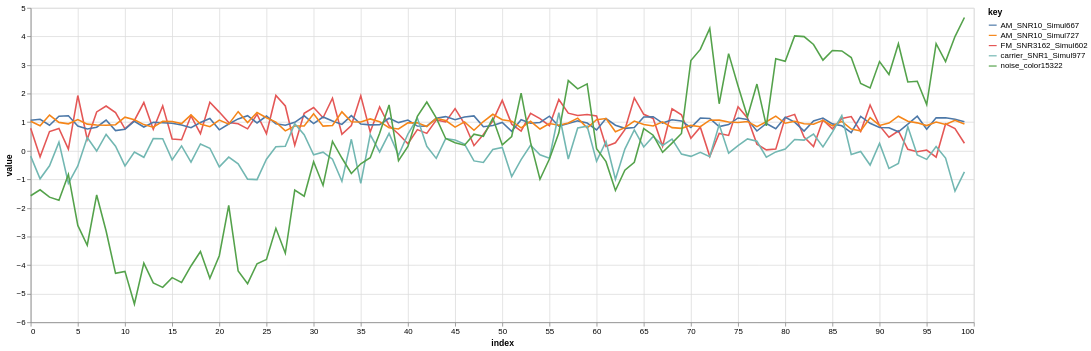

This figure's notebook cell:
### Code cell
trapallada.plot.signals_dataset(ds, n_signals=5, n_samples=100)

### Figure 1 — Vega-Lite specification as saved in the notebook (floating-point values rounded to 4 significant figures)
{"config": {"view": {"continuousWidth": 300, "continuousHeight": 300}}, "data": {"name": "data-6ce7c64738845ec14b18dfba924abc1b"}, "mark": {"type": "line"}, "encoding": {"color": {"field": "key", "type": "nominal"}, "x": {"field": "index", "type": "quantitative"}, "y": {"field": "value", "type": "quantitative"}}, "height": 400, "transform": [{"fold": ["FM_SNR3162_Simul602", "AM_SNR10_Simul667", "AM_SNR10_Simul727", "carrier_SNR1_Simul977", "noise_color15322"]}], "width": 1200, "$schema": "https://vega.github.io/schema/vega-lite/v5.8.0.json", "datasets": {"data-6ce7c64738845ec14b18dfba924abc1b": [{"index": 0, "FM_SNR3162_Simul602": 0.7851, "AM_SNR10_Simul667": 1.066, "AM_SNR10_Simul727": 1.032, "carrier_SNR1_Simul977": -0.1881, "noise_color15322": -1.573}, {"index": 1, "FM_SNR3162_Simul602": -0.2126, "AM_SNR10_Simul667": 1.1, "AM_SNR10_Simul727": 0.8766, "carrier_SNR1_Simul977": -0.981, "noise_color15322": -1.366}, {"index": 2, "FM_SNR3162_Simul602": 0.6716, "AM_SNR10_Simul667": 0.893, "AM_SNR10_Simul727": 1.248, "carrier_SNR1_Simul977": -0.5252, "noise_color15322": -1.623}, {"index": 3, "FM_SNR3162_Simul602": 0.7793, "AM_SNR10_Simul667": 1.208, "AM_SNR10_Simul727": 0.9926, "carrier_SNR1_Simul977": 0.3027, "noise_color15322": -1.729}, {"index": 4, "FM_SNR3162_Simul602": 0.0567, "AM_SNR10_Simul667": 1.225, "AM_SNR10_Simul727": 0.9428, "carrier_SNR1_Simul977": -1.138, "noise_color15322": -0.8277}, {"index": 5, "FM_SNR3162_Simul602": 1.933, "AM_SNR10_Simul667": 0.8681, "AM_SNR10_Simul727": 1.093, "carrier_SNR1_Simul977": -0.5301, "noise_color15322": -2.613}, {"index": 6, "FM_SNR3162_Simul602": 0.4042, "AM_SNR10_Simul667": 0.7605, "AM_SNR10_Simul727": 0.9327, "carrier_SNR1_Simul977": 0.4618, "noise_color15322": -3.305}, {"index": 7, "FM_SNR3162_Simul602": 1.358, "AM_SNR10_Simul667": 0.8254, "AM_SNR10_Simul727": 0.8991, "carrier_SNR1_Simul977": -0.008596, "noise_color15322": -1.547}, {"index": 8, "FM_SNR3162_Simul602": 1.567, "AM_SNR10_Simul667": 1.074, "AM_SNR10_Simul727": 0.8927, "carrier_SNR1_Simul977": 0.5723, "noise_color15322": -2.806}, {"index": 9, "FM_SNR3162_Simul602": 1.334, "AM_SNR10_Simul667": 0.7055, "AM_SNR10_Simul727": 0.9117, "carrier_SNR1_Simul977": 0.1615, "noise_color15322": -4.289}, {"index": 10, "FM_SNR3162_Simul602": 0.7694, "AM_SNR10_Simul667": 0.7552, "AM_SNR10_Simul727": 1.177, "carrier_SNR1_Simul977": -0.5267, "noise_color15322": -4.22}, {"index": 11, "FM_SNR3162_Simul602": 1.06, "AM_SNR10_Simul667": 1.033, "AM_SNR10_Simul727": 1.086, "carrier_SNR1_Simul977": -0.04662, "noise_color15322": -5.362}, {"index": 12, "FM_SNR3162_Simul602": 1.688, "AM_SNR10_Simul667": 0.8308, "AM_SNR10_Simul727": 0.9158, "carrier_SNR1_Simul977": -0.2284, "noise_color15322": -3.929}, {"index": 13, "FM_SNR3162_Simul602": 0.7503, "AM_SNR10_Simul667": 0.9962, "AM_SNR10_Simul727": 0.8233, "carrier_SNR1_Simul977": 0.4246, "noise_color15322": -4.621}, {"index": 14, "FM_SNR3162_Simul602": 1.57, "AM_SNR10_Simul667": 0.9781, "AM_SNR10_Simul727": 1.028, "carrier_SNR1_Simul977": 0.42, "noise_color15322": -4.779}, {"index": 15, "FM_SNR3162_Simul602": 0.4115, "AM_SNR10_Simul667": 0.965, "AM_SNR10_Simul727": 1.024, "carrier_SNR1_Simul977": -0.317, "noise_color15322": -4.438}, {"index": 16, "FM_SNR3162_Simul602": 0.3882, "AM_SNR10_Simul667": 0.9027, "AM_SNR10_Simul727": 0.9496, "carrier_SNR1_Simul977": 0.1695, "noise_color15322": -4.606}, {"index": 17, "FM_SNR3162_Simul602": 1.223, "AM_SNR10_Simul667": 0.8079, "AM_SNR10_Simul727": 1.256, "carrier_SNR1_Simul977": -0.3999, "noise_color15322": -4.031}, {"index": 18, "FM_SNR3162_Simul602": 0.6001, "AM_SNR10_Simul667": 0.9874, "AM_SNR10_Simul727": 0.9356, "carrier_SNR1_Simul977": 0.2396, "noise_color15322": -3.524}, {"index": 19, "FM_SNR3162_Simul602": 1.697, "AM_SNR10_Simul667": 1.129, "AM_SNR10_Simul727": 0.8438, "carrier_SNR1_Simul977": 0.0878, "noise_color15322": -4.464}, {"index": 20, "FM_SNR3162_Simul602": 1.353, "AM_SNR10_Simul667": 0.732, "AM_SNR10_Simul727": 1.072, "carrier_SNR1_Simul977": -0.5613, "noise_color15322": -3.671}, {"index": 21, "FM_SNR3162_Simul602": 0.9853, "AM_SNR10_Simul667": 0.9351, "AM_SNR10_Simul727": 0.9314, "carrier_SNR1_Simul977": -0.2211, "noise_color15322": -1.91}, {"index": 22, "FM_SNR3162_Simul602": 0.9421, "AM_SNR10_Simul667": 1.114, "AM_SNR10_Simul727": 1.369, "carrier_SNR1_Simul977": -0.4537, "noise_color15322": -4.209}, {"index": 23, "FM_SNR3162_Simul602": 0.7672, "AM_SNR10_Simul667": 1.226, "AM_SNR10_Simul727": 0.9875, "carrier_SNR1_Simul977": -0.9927, "noise_color15322": -4.648}, {"index": 24, "FM_SNR3162_Simul602": 1.277, "AM_SNR10_Simul667": 0.9752, "AM_SNR10_Simul727": 1.339, "carrier_SNR1_Simul977": -1.009, "noise_color15322": -3.954}, {"index": 25, "FM_SNR3162_Simul602": 0.5973, "AM_SNR10_Simul667": 1.215, "AM_SNR10_Simul727": 1.155, "carrier_SNR1_Simul977": -0.2952, "noise_color15322": -3.804}, {"index": 26, "FM_SNR3162_Simul602": 1.936, "AM_SNR10_Simul667": 0.9441, "AM_SNR10_Simul727": 1.003, "carrier_SNR1_Simul977": 0.1375, "noise_color15322": -2.714}, {"index": 27, "FM_SNR3162_Simul602": 1.567, "AM_SNR10_Simul667": 0.8935, "AM_SNR10_Simul727": 0.6952, "carrier_SNR1_Simul977": 0.1576, "noise_color15322": -3.586}, {"index": 28, "FM_SNR3162_Simul602": 0.1977, "AM_SNR10_Simul667": 0.9949, "AM_SNR10_Simul727": 0.8667, "carrier_SNR1_Simul977": 0.9473, "noise_color15322": -1.378}, {"index": 29, "FM_SNR3162_Simul602": 1.308, "AM_SNR10_Simul667": 1.224, "AM_SNR10_Simul727": 0.8662, "carrier_SNR1_Simul977": 0.5599, "noise_color15322": -1.588}, {"index": 30, "FM_SNR3162_Simul602": 1.511, "AM_SNR10_Simul667": 0.951, "AM_SNR10_Simul727": 1.292, "carrier_SNR1_Simul977": -0.1385, "noise_color15322": -0.3864}, {"index": 31, "FM_SNR3162_Simul602": 1.156, "AM_SNR10_Simul667": 1.181, "AM_SNR10_Simul727": 0.8626, "carrier_SNR1_Simul977": -0.04929, "noise_color15322": -1.213}, {"index": 32, "FM_SNR3162_Simul602": 1.84, "AM_SNR10_Simul667": 1.041, "AM_SNR10_Simul727": 0.8854, "carrier_SNR1_Simul977": -0.2952, "noise_color15322": 0.3279}, {"index": 33, "FM_SNR3162_Simul602": 0.5765, "AM_SNR10_Simul667": 0.9209, "AM_SNR10_Simul727": 1.361, "carrier_SNR1_Simul977": -1.068, "noise_color15322": -0.254}, {"index": 34, "FM_SNR3162_Simul602": 0.8841, "AM_SNR10_Simul667": 1.231, "AM_SNR10_Simul727": 1.012, "carrier_SNR1_Simul977": 0.4016, "noise_color15322": -0.7941}, {"index": 35, "FM_SNR3162_Simul602": 1.922, "AM_SNR10_Simul667": 0.9345, "AM_SNR10_Simul727": 1.007, "carrier_SNR1_Simul977": -1.139, "noise_color15322": -0.456}, {"index": 36, "FM_SNR3162_Simul602": 0.6564, "AM_SNR10_Simul667": 0.9061, "AM_SNR10_Simul727": 1.114, "carrier_SNR1_Simul977": 0.5672, "noise_color15322": -0.2435}, {"index": 37, "FM_SNR3162_Simul602": 1.532, "AM_SNR10_Simul667": 0.9106, "AM_SNR10_Simul727": 1.017, "carrier_SNR1_Simul977": -0.04115, "noise_color15322": 0.6096}, {"index": 38, "FM_SNR3162_Simul602": 0.8796, "AM_SNR10_Simul667": 1.137, "AM_SNR10_Simul727": 0.8085, "carrier_SNR1_Simul977": 0.6095, "noise_color15322": 1.603}, {"index": 39, "FM_SNR3162_Simul602": 0.5885, "AM_SNR10_Simul667": 0.9857, "AM_SNR10_Simul727": 0.7645, "carrier_SNR1_Simul977": -0.1601, "noise_color15322": -0.3493}, {"index": 40, "FM_SNR3162_Simul602": 0.2441, "AM_SNR10_Simul667": 1.075, "AM_SNR10_Simul727": 0.9808, "carrier_SNR1_Simul977": 0.5852, "noise_color15322": 0.1527}, {"index": 41, "FM_SNR3162_Simul602": 0.7408, "AM_SNR10_Simul667": 0.865, "AM_SNR10_Simul727": 0.9754, "carrier_SNR1_Simul977": 1.145, "noise_color15322": 1.205}, {"index": 42, "FM_SNR3162_Simul602": 0.6078, "AM_SNR10_Simul667": 0.8609, "AM_SNR10_Simul727": 0.8461, "carrier_SNR1_Simul977": 0.1562, "noise_color15322": 1.704}, {"index": 43, "FM_SNR3162_Simul602": 1.076, "AM_SNR10_Simul667": 1.137, "AM_SNR10_Simul727": 1.136, "carrier_SNR1_Simul977": -0.2661, "noise_color15322": 1.148}, {"index": 44, "FM_SNR3162_Simul602": 1.01, "AM_SNR10_Simul667": 1.195, "AM_SNR10_Simul727": 1.058, "carrier_SNR1_Simul977": 0.4262, "noise_color15322": 0.4293}, {"index": 45, "FM_SNR3162_Simul602": 1.473, "AM_SNR10_Simul667": 1.087, "AM_SNR10_Simul727": 0.8292, "carrier_SNR1_Simul977": 0.3761, "noise_color15322": 0.2787}, {"index": 46, "FM_SNR3162_Simul602": 0.9443, "AM_SNR10_Simul667": 1.181, "AM_SNR10_Simul727": 1.01, "carrier_SNR1_Simul977": 0.2345, "noise_color15322": 0.1942}, {"index": 47, "FM_SNR3162_Simul602": 0.1797, "AM_SNR10_Simul667": 1.22, "AM_SNR10_Simul727": 0.7181, "carrier_SNR1_Simul977": -0.3545, "noise_color15322": 0.5793}, {"index": 48, "FM_SNR3162_Simul602": 0.5728, "AM_SNR10_Simul667": 0.8404, "AM_SNR10_Simul727": 1.023, "carrier_SNR1_Simul977": -0.407, "noise_color15322": 0.5044}, {"index": 49, "FM_SNR3162_Simul602": 1.045, "AM_SNR10_Simul667": 0.8817, "AM_SNR10_Simul727": 1.277, "carrier_SNR1_Simul977": 0.04439, "noise_color15322": 1.14}, {"index": 50, "FM_SNR3162_Simul602": 1.764, "AM_SNR10_Simul667": 0.9929, "AM_SNR10_Simul727": 1.088, "carrier_SNR1_Simul977": 0.1172, "noise_color15322": 0.2042}, {"index": 51, "FM_SNR3162_Simul602": 0.9318, "AM_SNR10_Simul667": 0.6797, "AM_SNR10_Simul727": 1.036, "carrier_SNR1_Simul977": -0.9037, "noise_color15322": 0.4999}, {"index": 52, "FM_SNR3162_Simul602": 0.6889, "AM_SNR10_Simul667": 1.088, "AM_SNR10_Simul727": 0.7999, "carrier_SNR1_Simul977": -0.3087, "noise_color15322": 2.016}, {"index": 53, "FM_SNR3162_Simul602": 1.311, "AM_SNR10_Simul667": 0.9616, "AM_SNR10_Simul727": 1.029, "carrier_SNR1_Simul977": 0.1948, "noise_color15322": 0.2929}, {"index": 54, "FM_SNR3162_Simul602": 1.127, "AM_SNR10_Simul667": 0.992, "AM_SNR10_Simul727": 0.7606, "carrier_SNR1_Simul977": -0.1376, "noise_color15322": -0.9952}, {"index": 55, "FM_SNR3162_Simul602": 0.8788, "AM_SNR10_Simul667": 1.211, "AM_SNR10_Simul727": 0.9538, "carrier_SNR1_Simul977": -0.2579, "noise_color15322": -0.2883}, {"index": 56, "FM_SNR3162_Simul602": 1.796, "AM_SNR10_Simul667": 0.8592, "AM_SNR10_Simul727": 0.8961, "carrier_SNR1_Simul977": 1.331, "noise_color15322": 0.6281}, {"index": 57, "FM_SNR3162_Simul602": 1.316, "AM_SNR10_Simul667": 0.9529, "AM_SNR10_Simul727": 0.9732, "carrier_SNR1_Simul977": -0.2876, "noise_color15322": 2.455}, {"index": 58, "FM_SNR3162_Simul602": 1.233, "AM_SNR10_Simul667": 1.046, "AM_SNR10_Simul727": 1.143, "carrier_SNR1_Simul977": 0.7975, "noise_color15322": 2.167}, {"index": 59, "FM_SNR3162_Simul602": 1.268, "AM_SNR10_Simul667": 0.9698, "AM_SNR10_Simul727": 0.8009, "carrier_SNR1_Simul977": 0.8593, "noise_color15322": 2.339}, {"index": 60, "FM_SNR3162_Simul602": 1.218, "AM_SNR10_Simul667": 0.7267, "AM_SNR10_Simul727": 1.085, "carrier_SNR1_Simul977": -0.3654, "noise_color15322": 0.06962}, {"index": 61, "FM_SNR3162_Simul602": 0.1537, "AM_SNR10_Simul667": 1.129, "AM_SNR10_Simul727": 1.126, "carrier_SNR1_Simul977": 0.3246, "noise_color15322": -0.381}, {"index": 62, "FM_SNR3162_Simul602": 0.2797, "AM_SNR10_Simul667": 0.8925, "AM_SNR10_Simul727": 0.6678, "carrier_SNR1_Simul977": -0.9967, "noise_color15322": -1.389}, {"index": 63, "FM_SNR3162_Simul602": 0.74, "AM_SNR10_Simul667": 0.7847, "AM_SNR10_Simul727": 0.8084, "carrier_SNR1_Simul977": 0.0577, "noise_color15322": -0.6784}, {"index": 64, "FM_SNR3162_Simul602": 1.847, "AM_SNR10_Simul667": 0.8107, "AM_SNR10_Simul727": 1.041, "carrier_SNR1_Simul977": 0.7286, "noise_color15322": -0.4044}, {"index": 65, "FM_SNR3162_Simul602": 1.274, "AM_SNR10_Simul667": 1.181, "AM_SNR10_Simul727": 0.9171, "carrier_SNR1_Simul977": 0.1348, "noise_color15322": 0.7772}, {"index": 66, "FM_SNR3162_Simul602": 1.132, "AM_SNR10_Simul667": 1.192, "AM_SNR10_Simul727": 0.8678, "carrier_SNR1_Simul977": 0.4999, "noise_color15322": 0.5459}, {"index": 67, "FM_SNR3162_Simul602": 0.1608, "AM_SNR10_Simul667": 0.9693, "AM_SNR10_Simul727": 1.01, "carrier_SNR1_Simul977": 0.1857, "noise_color15322": -0.05362}, {"index": 68, "FM_SNR3162_Simul602": 1.469, "AM_SNR10_Simul667": 1.085, "AM_SNR10_Simul727": 0.809, "carrier_SNR1_Simul977": 0.4087, "noise_color15322": 0.2686}, {"index": 69, "FM_SNR3162_Simul602": 1.26, "AM_SNR10_Simul667": 1.044, "AM_SNR10_Simul727": 0.7847, "carrier_SNR1_Simul977": -0.1174, "noise_color15322": 0.605}, {"index": 70, "FM_SNR3162_Simul602": 0.4362, "AM_SNR10_Simul667": 0.8125, "AM_SNR10_Simul727": 0.8888, "carrier_SNR1_Simul977": -0.1961, "noise_color15322": 3.158}, {"index": 71, "FM_SNR3162_Simul602": 0.8244, "AM_SNR10_Simul667": 1.143, "AM_SNR10_Simul727": 0.8416, "carrier_SNR1_Simul977": -0.05292, "noise_color15322": 3.546}, {"index": 72, "FM_SNR3162_Simul602": -0.1953, "AM_SNR10_Simul667": 1.13, "AM_SNR10_Simul727": 1.071, "carrier_SNR1_Simul977": -0.2078, "noise_color15322": 4.28}, {"index": 73, "FM_SNR3162_Simul602": 0.6066, "AM_SNR10_Simul667": 0.8471, "AM_SNR10_Simul727": 1.071, "carrier_SNR1_Simul977": 0.9171, "noise_color15322": 1.645}, {"index": 74, "FM_SNR3162_Simul602": 0.5363, "AM_SNR10_Simul667": 0.9159, "AM_SNR10_Simul727": 1.003, "carrier_SNR1_Simul977": -0.08467, "noise_color15322": 3.4}, {"index": 75, "FM_SNR3162_Simul602": 1.539, "AM_SNR10_Simul667": 1.148, "AM_SNR10_Simul727": 0.9871, "carrier_SNR1_Simul977": 0.1826, "noise_color15322": 2.268}, {"index": 76, "FM_SNR3162_Simul602": 1.148, "AM_SNR10_Simul667": 1.098, "AM_SNR10_Simul727": 1.023, "carrier_SNR1_Simul977": 0.4143, "noise_color15322": 1.191}, {"index": 77, "FM_SNR3162_Simul602": 0.2327, "AM_SNR10_Simul667": 0.6911, "AM_SNR10_Simul727": 0.844, "carrier_SNR1_Simul977": 0.3321, "noise_color15322": 2.334}, {"index": 78, "FM_SNR3162_Simul602": 0.03168, "AM_SNR10_Simul667": 0.9541, "AM_SNR10_Simul727": 1.014, "carrier_SNR1_Simul977": -0.2245, "noise_color15322": 0.8712}, {"index": 79, "FM_SNR3162_Simul602": 0.0575, "AM_SNR10_Simul667": 0.7743, "AM_SNR10_Simul727": 1.213, "carrier_SNR1_Simul977": -0.03929, "noise_color15322": 3.222}, {"index": 80, "FM_SNR3162_Simul602": 1.164, "AM_SNR10_Simul667": 1.173, "AM_SNR10_Simul727": 0.962, "carrier_SNR1_Simul977": 0.06082, "noise_color15322": 3.132}, {"index": 81, "FM_SNR3162_Simul602": 1.273, "AM_SNR10_Simul667": 1.002, "AM_SNR10_Simul727": 1.03, "carrier_SNR1_Simul977": 0.396, "noise_color15322": 4.02}, {"index": 82, "FM_SNR3162_Simul602": 0.4794, "AM_SNR10_Simul667": 0.6894, "AM_SNR10_Simul727": 0.9445, "carrier_SNR1_Simul977": 0.3715, "noise_color15322": 3.994}, {"index": 83, "FM_SNR3162_Simul602": 0.1466, "AM_SNR10_Simul667": 1.043, "AM_SNR10_Simul727": 0.9296, "carrier_SNR1_Simul977": 0.5814, "noise_color15322": 3.718}, {"index": 84, "FM_SNR3162_Simul602": 1.075, "AM_SNR10_Simul667": 1.145, "AM_SNR10_Simul727": 1.066, "carrier_SNR1_Simul977": 0.1367, "noise_color15322": 3.171}, {"index": 85, "FM_SNR3162_Simul602": 0.7671, "AM_SNR10_Simul667": 0.9404, "AM_SNR10_Simul727": 0.8689, "carrier_SNR1_Simul977": 0.649, "noise_color15322": 3.508}, {"index": 86, "FM_SNR3162_Simul602": 1.128, "AM_SNR10_Simul667": 0.8756, "AM_SNR10_Simul727": 1.028, "carrier_SNR1_Simul977": 1.234, "noise_color15322": 3.494}, {"index": 87, "FM_SNR3162_Simul602": 1.198, "AM_SNR10_Simul667": 0.6321, "AM_SNR10_Simul727": 0.7571, "carrier_SNR1_Simul977": -0.1294, "noise_color15322": 3.262}, {"index": 88, "FM_SNR3162_Simul602": 0.6734, "AM_SNR10_Simul667": 1.206, "AM_SNR10_Simul727": 0.6936, "carrier_SNR1_Simul977": -0.02548, "noise_color15322": 2.356}, {"index": 89, "FM_SNR3162_Simul602": 1.602, "AM_SNR10_Simul667": 0.9623, "AM_SNR10_Simul727": 1.156, "carrier_SNR1_Simul977": -0.4998, "noise_color15322": 2.195}, {"index": 90, "FM_SNR3162_Simul602": 0.8785, "AM_SNR10_Simul667": 0.8124, "AM_SNR10_Simul727": 0.8856, "carrier_SNR1_Simul977": 0.2572, "noise_color15322": 3.121}, {"index": 91, "FM_SNR3162_Simul602": 0.4738, "AM_SNR10_Simul667": 0.8047, "AM_SNR10_Simul727": 0.9696, "carrier_SNR1_Simul977": -0.6171, "noise_color15322": 2.667}, {"index": 92, "FM_SNR3162_Simul602": 0.6919, "AM_SNR10_Simul667": 0.665, "AM_SNR10_Simul727": 1.209, "carrier_SNR1_Simul977": -0.4465, "noise_color15322": 3.745}, {"index": 93, "FM_SNR3162_Simul602": 0.05266, "AM_SNR10_Simul667": 0.9297, "AM_SNR10_Simul727": 1.031, "carrier_SNR1_Simul977": 0.8422, "noise_color15322": 2.409}, {"index": 94, "FM_SNR3162_Simul602": -0.03639, "AM_SNR10_Simul667": 1.209, "AM_SNR10_Simul727": 0.9762, "carrier_SNR1_Simul977": -0.1498, "noise_color15322": 2.432}, {"index": 95, "FM_SNR3162_Simul602": 0.02343, "AM_SNR10_Simul667": 0.7526, "AM_SNR10_Simul727": 0.8807, "carrier_SNR1_Simul977": -0.3011, "noise_color15322": 1.614}, {"index": 96, "FM_SNR3162_Simul602": -0.2215, "AM_SNR10_Simul667": 1.152, "AM_SNR10_Simul727": 1.004, "carrier_SNR1_Simul977": 0.1514, "noise_color15322": 3.749}, {"index": 97, "FM_SNR3162_Simul602": 0.9397, "AM_SNR10_Simul667": 1.156, "AM_SNR10_Simul727": 0.9191, "carrier_SNR1_Simul977": -0.2558, "noise_color15322": 3.123}, {"index": 98, "FM_SNR3162_Simul602": 0.7741, "AM_SNR10_Simul667": 1.101, "AM_SNR10_Simul727": 1.063, "carrier_SNR1_Simul977": -1.413, "noise_color15322": 3.996}, {"index": 99, "FM_SNR3162_Simul602": 0.2638, "AM_SNR10_Simul667": 1.013, "AM_SNR10_Simul727": 0.9337, "carrier_SNR1_Simul977": -0.7357, "noise_color15322": 4.663}]}}
